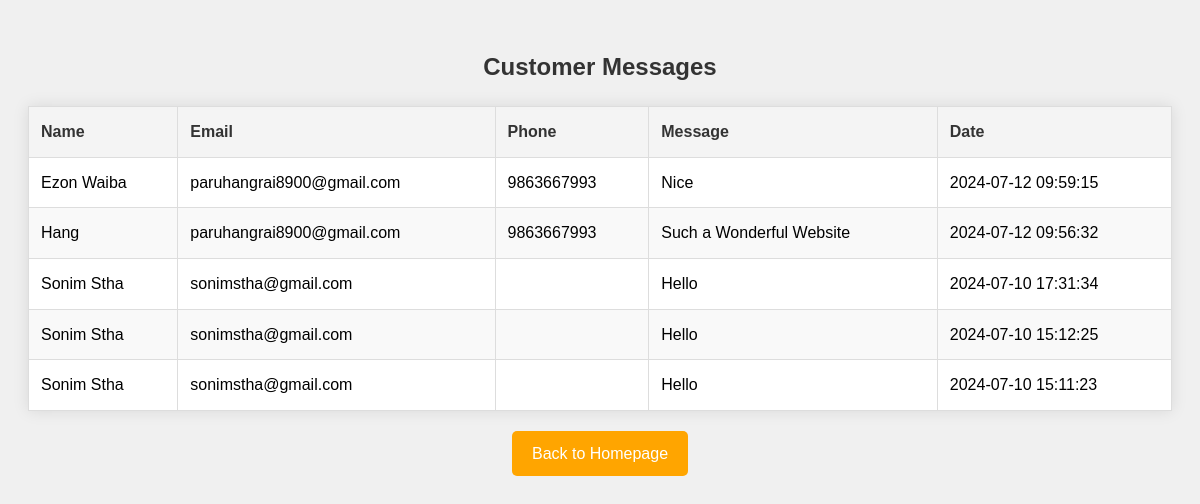
Page /admin/admin_messages.php (signed in) on the committed database.
### tables this page shows
CREATE TABLE `contacts` (
  `id` int(11) NOT NULL,
  `name` varchar(255) NOT NULL,
  `email` varchar(255) NOT NULL,
  `phone` varchar(20) NOT NULL,
  `message` text NOT NULL,
  `created_at` timestamp NOT NULL DEFAULT current_timestamp()
);

### admin/admin_messages.php (the view, shortened to what this page needs)
<?php
include 'db.php';
$sql = "SELECT * FROM contacts ORDER BY created_at DESC";
$result = $conn->query($sql);
?>
<!DOCTYPE html>
<html lang="en">
<head>
</head>
<body>
    <h2>Customer Messages</h2>
    <table>
        <thead>
            <tr>
                <th>Name</th>
                <th>Email</th>
                <th>Phone</th>
                <th>Message</th>
                <th>Date</th>
            </tr>
        </thead>
        <tbody>
            <?php
            if ($result->num_rows > 0) {
                while($row = $result->fetch_assoc()) {
                    echo "<tr>";
                    echo "<td>" . htmlspecialchars($row['name']) . "</td>";
                    echo "<td>" . htmlspecialchars($row['email']) . "</td>";
                    echo "<td>" . htmlspecialchars($row['phone']) . "</td>";
                    echo "<td>" . htmlspecialchars($row['message']) . "</td>";
                    echo "<td>" . htmlspecialchars($row['created_at']) . "</td>";
                    echo "</tr>";
                }
            } else {
                echo "<tr><td colspan='5'>No messages found.</td></tr>";
            }
            ?>
        </tbody>
    </table>
    <a href="index.php">Back to Homepage</a>
</body>
</html>

### admin/admin_messages.php (style rules this page uses)
body { font-family: Arial, sans-serif; line-height: 1.6; background-color: #f0f0f0; padding: 20px; }
h2 { text-align: center; margin-bottom: 20px; color: #333; }
table { width: 100%; border-collapse: collapse; margin-top: 20px; background-color: #fff; box-shadow: 0 0 15px rgba(0, 0, 0, 0.1); }
th, td { padding: 12px; border: 1px solid #ddd; text-align: left; }
th { background-color: #f4f4f4; color: #333; }
tr:nth-child(even) { background-color: #f9f9f9; }
a { display: block; width: fit-content; margin: 20px auto; padding: 10px 20px; text-align: center; background-color: orange; color: #fff; text-decoration: none; border-radius: 5px; transition: background-color 0.3s; }

### rows in the picture
contacts: name "Ezon Waiba", email "paruhangrai8900@gmail.com", phone "9863667993", message "Nice", created_at "2024-07-12 09:59:15"
contacts: name "Hang", email "paruhangrai8900@gmail.com", phone "9863667993", message "Such a Wonderful Website", created_at "2024-07-12 09:56:32"
contacts: name "Sonim Stha", email "sonimstha@gmail.com", message "Hello", created_at "2024-07-10 17:31:34"
contacts: name "Sonim Stha", email "sonimstha@gmail.com", message "Hello", created_at "2024-07-10 15:12:25"
contacts: name "Sonim Stha", email "sonimstha@gmail.com", message "Hello", created_at "2024-07-10 15:11:23"
